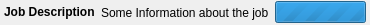
<ui version="4.0" >
 <class>JobTrackerWidget</class>
 <widget class="QWidget" name="JobTrackerWidget" >
  <property name="geometry" >
   <rect>
    <x>0</x>
    <y>0</y>
    <width>370</width>
    <height>25</height>
   </rect>
  </property>
  <property name="windowTitle" >
   <string>Job Tracker</string>
  </property>
  <layout class="QHBoxLayout" >
   <property name="leftMargin" >
    <number>4</number>
   </property>
   <property name="topMargin" >
    <number>1</number>
   </property>
   <property name="rightMargin" >
    <number>4</number>
   </property>
   <property name="bottomMargin" >
    <number>1</number>
   </property>
   <item>
    <widget class="QLabel" name="descriptionLabel" >
     <property name="sizePolicy" >
      <sizepolicy vsizetype="Preferred" hsizetype="Preferred" >
       <horstretch>0</horstretch>
       <verstretch>0</verstretch>
      </sizepolicy>
     </property>
     <property name="text" >
      <string>&lt;b>Job Description&lt;/b></string>
     </property>
    </widget>
   </item>
   <item>
    <widget class="QLabel" name="informationLabel" >
     <property name="sizePolicy" >
      <sizepolicy vsizetype="Preferred" hsizetype="Preferred" >
       <horstretch>0</horstretch>
       <verstretch>0</verstretch>
      </sizepolicy>
     </property>
     <property name="text" >
      <string>Some Information about the job</string>
     </property>
    </widget>
   </item>
   <item>
    <widget class="QProgressBar" name="progressBar" >
     <property name="sizePolicy" >
      <sizepolicy vsizetype="Fixed" hsizetype="MinimumExpanding" >
       <horstretch>0</horstretch>
       <verstretch>0</verstretch>
      </sizepolicy>
     </property>
     <property name="maximum" >
      <number>0</number>
     </property>
     <property name="value" >
      <number>-1</number>
     </property>
    </widget>
   </item>
  </layout>
 </widget>
 <resources/>
 <connections/>
</ui>
